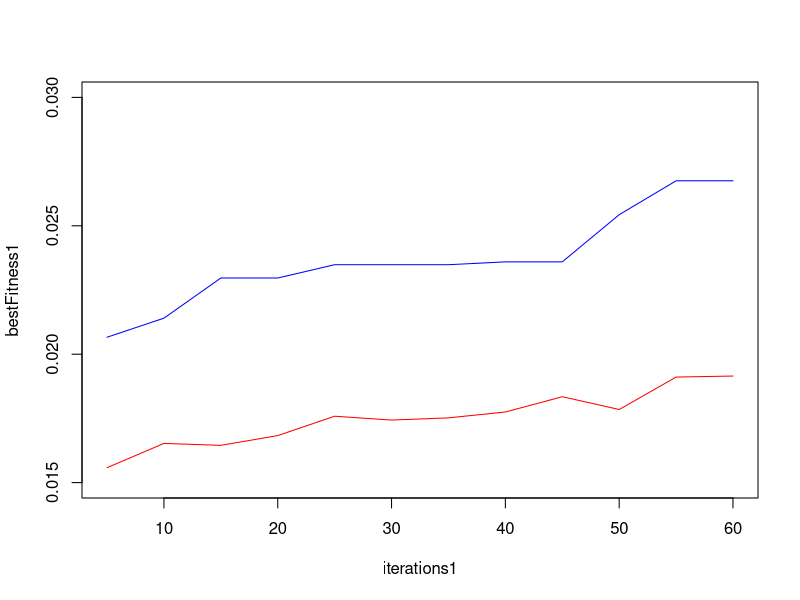

Write the R code that produced this figure.
iterations1 <- c(5,10,15,20,25,30,35,40,45,50,55,60)
timeInMSec1 <- c(16,26,35,43,51,58,63,69,75,79,84,90)
bestFitness1 <- c(0.020661157024793406,0.021404109589041095,0.022967386311437764,0.022967386311437767,0.02348520432127759,0.02348520432127759,0.02348520432127759,0.023596035865974502,0.023596035865974512,0.025432349949135305,0.026752273943285183,0.026752273943285183)
averageFitness1 <- c(0.015581625858088343,0.01652604670994648,0.016450469888504238,0.016831534970477055,0.017584942349573505,0.017435065160614507,0.01752028126217084,0.017749591291546376,0.018344452163750927,0.017845603650091812,0.019109607350944708,0.019149128338538185)
mutations1 <- c(118,220,315,402,495,611,714,822,927,1017,1108,1218)
cruces1 <- c(495,990,1485,1980,2475,2970,3465,3960,4455,4950,5445,5940)
pdf('plotburma.pdf')
plotburmaDevice<-dev.cur()
png('plotburma.png')
dev.control('enable')
plot(iterations1,bestFitness1, type="l", col="blue", ylim=c(0.015, 0.03))
lines(iterations1, averageFitness1, type="l", col="red")
dev.copy(which=plotburmaDevice)
dev.off()
dev.off()
